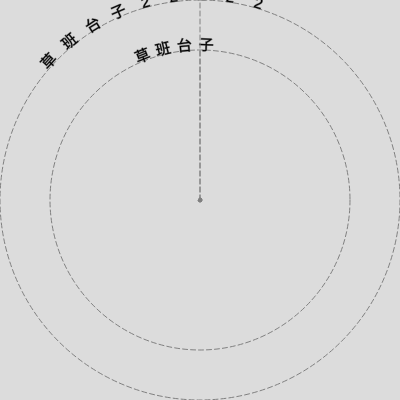
Frame 1 (no input)
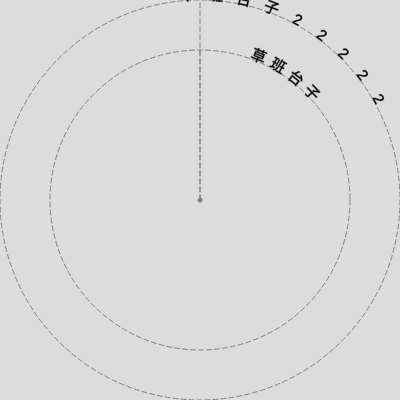
Frame 60 (no input)
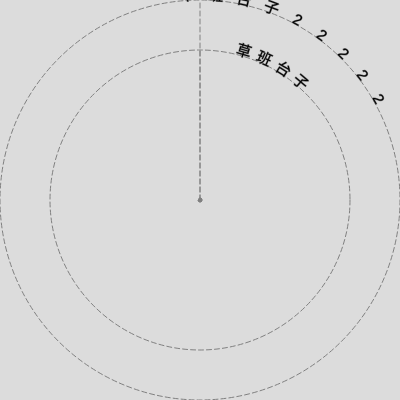
Frame 120 (the mouse pressed at the canvas centre since frame 60)

The p5.js sketch that drew these frames (run headless with seeded random() and noise() and a simulated clock; from frame 60 on, the mouse is pressed at the canvas centre):

// p5.js sketch
// ── sketch.js
let angle = 0;

function setup() {
  createCanvas(400, 400);
}

function drawDebug(x, y, radius) {
  drawingContext.setLineDash([5, 3]);
  noFill();
  stroke("grey");
  circle(x, y, 2 * radius);

  fill("grey");
  circle(x, y, 4);

  line(x, y, x, y - radius);

  drawingContext.setLineDash([]);
}

function rotateText(x, y, radius, txt) {
  // Comment the following line to hide debug objects
  drawDebug(x, y, radius);

  // Split the chars so they can be printed one by one
  chars = txt.split("");

  // Decide an angle
  charSpacingAngleDeg = 8;

  // https://p5js.org/reference/#/p5/textAlign
  textAlign(CENTER, BASELINE);
  textSize(15);
  fill("black");

  // https://p5js.org/reference/#/p5/push
  // Save the current translation matrix so it can be reset
  // before the end of the function
  push();

  // Let's first move to the center of the circle
  translate(x, y);

  // First rotate half back so that middle char will come in the center
  console.log(radians((-chars.length * charSpacingAngleDeg) / 2));
  angle = angle + map(mouseX, 0, width, -0.1, 0.1);
  let radiansx = radians((-chars.length * charSpacingAngleDeg) / 2) + angle;

  rotate(radiansx);
  //rotate(radians((-chars.length * charSpacingAngleDeg) / 2));

  for (let i = 0; i < chars.length; i++) {
    text(chars[i], 0, -radius);

    // Then keep rotating forward per character
    rotate(radians(charSpacingAngleDeg));
  }

  // Reset all translations we did since the last push() call
  // so anything we draw after this isn't affected
  pop();
}

function draw() {
  background(220);

  textToRotate = "草班台子";
  rotateText(200, 200, 150, textToRotate);

  textToRotate = "草班台子22222";
  rotateText(200, 200, 200, textToRotate);
}
